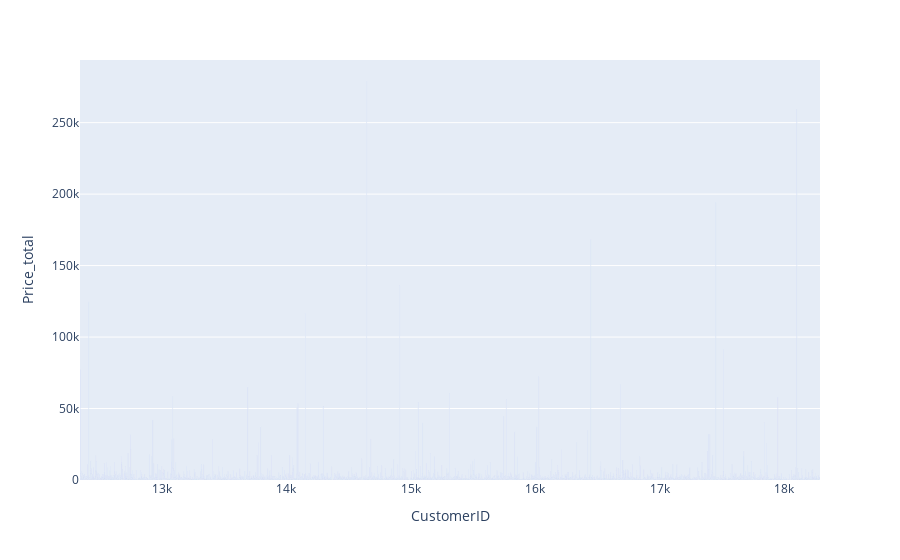

The cell this chart's notebook holds for it:
### Code cell
bar_1 = px.bar(customer_price_grouped, x = 'CustomerID', y='Price_total')
bar_1.show()

### Figure 1 — Plotly figure (JSON) as saved in the notebook; plotly's stock layout.template omitted (floating-point values rounded to 4 significant figures; data arrays with more than 128 entries replaced by an {"elided": "..."} marker saying what was removed)
{"data": [{"alignmentgroup": "True", "hovertemplate": "CustomerID=%{x}<br>Price_total=%{y}<extra></extra>", "legendgroup": "", "marker": {"color": "#636efa"}, "name": "", "offsetgroup": "", "orientation": "v", "showlegend": false, "textposition": "auto", "type": "bar", "x": {"elided": "4334 int values"}, "xaxis": "x", "y": {"elided": "4334 float values"}, "yaxis": "y"}], "layout": {"autosize": true, "barmode": "relative", "legend": {"tracegroupgap": 0}, "margin": {"t": 60}, "xaxis": {"anchor": "y", "autorange": true, "domain": [0, 1], "range": [12350.0, 18290.0], "title": {"text": "CustomerID"}, "type": "linear"}, "yaxis": {"anchor": "x", "autorange": true, "domain": [0, 1], "range": [0, 293800.0], "title": {"text": "Price_total"}, "type": "linear"}}}
